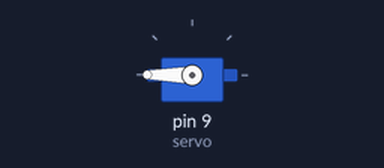
Recording of a sketch running on a simulated Arduino Uno, built with avr-gcc and run on an emulated ATmega328P. Shown: servo.

Above: at 0.05 s.
Timing chart, 0 to 3.0 s (numbered marks = the images above):
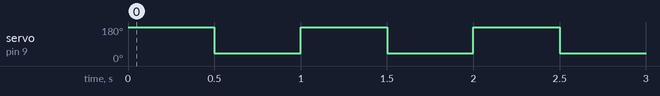

Measured:
- by itself, servo on pin 9 (servo): alternates 180° for 0.50 s and 40° for 0.50 s

The sketch:

servoTest.ino
```cpp
#include <Servo.h>

Servo servo;

int angle = 0;

void setup() {
  Serial.begin(9600);
  servo.attach(9);
  servo.write(angle);
}

void loop() {
  servo.write(180);
  delay(500);
  servo.write(40);
  delay(500);
}
```
